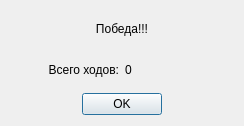
<?xml version="1.0" encoding="UTF-8"?>
<ui version="4.0">
 <class>Dialog</class>
 <widget class="QDialog" name="Dialog">
  <property name="geometry">
   <rect>
    <x>0</x>
    <y>0</y>
    <width>244</width>
    <height>126</height>
   </rect>
  </property>
  <property name="windowTitle">
   <string>Победа!</string>
  </property>
  <property name="windowIcon">
   <iconset>
    <normaloff>../graphics/win.png</normaloff>../graphics/win.png</iconset>
  </property>
  <property name="modal">
   <bool>true</bool>
  </property>
  <layout class="QGridLayout" name="gridLayout">
   <item row="0" column="0" colspan="4">
    <widget class="QLabel" name="label">
     <property name="text">
      <string>Победа!!!</string>
     </property>
     <property name="alignment">
      <set>Qt::AlignCenter</set>
     </property>
    </widget>
   </item>
   <item row="1" column="0" colspan="2">
    <widget class="QLabel" name="label_2">
     <property name="text">
      <string>Всего ходов:</string>
     </property>
     <property name="alignment">
      <set>Qt::AlignRight|Qt::AlignTrailing|Qt::AlignVCenter</set>
     </property>
    </widget>
   </item>
   <item row="1" column="2" colspan="2">
    <widget class="QLabel" name="label_3">
     <property name="text">
      <string>0</string>
     </property>
    </widget>
   </item>
   <item row="2" column="0">
    <spacer name="horizontalSpacer">
     <property name="orientation">
      <enum>Qt::Horizontal</enum>
     </property>
     <property name="sizeHint" stdset="0">
      <size>
       <width>40</width>
       <height>20</height>
      </size>
     </property>
    </spacer>
   </item>
   <item row="2" column="1" colspan="2">
    <widget class="QPushButton" name="pushButton">
     <property name="text">
      <string>OK</string>
     </property>
    </widget>
   </item>
   <item row="2" column="3">
    <spacer name="horizontalSpacer_2">
     <property name="orientation">
      <enum>Qt::Horizontal</enum>
     </property>
     <property name="sizeHint" stdset="0">
      <size>
       <width>40</width>
       <height>20</height>
      </size>
     </property>
    </spacer>
   </item>
  </layout>
 </widget>
 <resources/>
 <connections/>
</ui>
